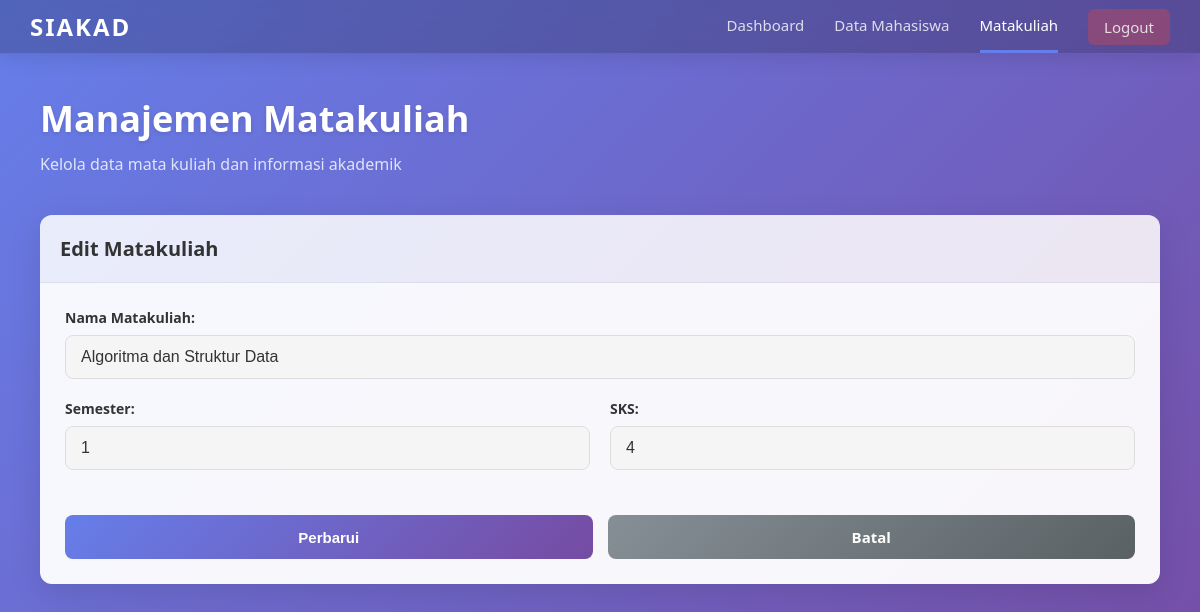
Screenshot of /matakuliah.php?action=edit&id=3 (signed in) with the database file from the repository.
### tables this page shows
CREATE TABLE `matakuliah` (
  `id_matkul` int(11) NOT NULL,
  `nama_matkul` varchar(100) NOT NULL,
  `semester` int(11) NOT NULL,
  `sks` int(11) NOT NULL,
  `created_at` timestamp NOT NULL DEFAULT current_timestamp()
);

### matakuliah.php (the view, shortened to what this page needs)
<?php
require_once 'config.php';
$action = isset($_GET['action']) ? $_GET['action'] : 'list';
$matakuliah_list = [];
$matakuliah_edit = null;
if ($action === 'edit' && isset($_GET['id'])) {
    $id_matkul = intval($_GET['id']);
    try {
        $stmt = $pdo->prepare("SELECT * FROM matakuliah WHERE id_matkul = ?");
        $stmt->execute([$id_matkul]);
        $matakuliah_edit = $stmt->fetch(PDO::FETCH_ASSOC);
    } catch (PDOException $e) {
        $message = "Error: " . $e->getMessage();
        $messageType = "error";
        $action = 'list';
    }
}
?>
<!DOCTYPE html>
<html lang="id">
<head>
    <link rel="stylesheet" href="style.css">
</head>
<body>
    <div class="main-container">
        <nav class="navbar">
            <div class="navbar-brand">
                <h2>SIAKAD</h2>
            </div>
            <div class="navbar-menu">
                <a href="dashboard.php" class="nav-link">Dashboard</a>
                <a href="mahasiswa.php" class="nav-link">Data Mahasiswa</a>
                <a href="matakuliah.php" class="nav-link active">Matakuliah</a>
                <a href="logout.php" class="nav-link logout">Logout</a>
            </div>
        </nav>
        <div class="content">
            <div class="page-header">
                <h1>Manajemen Matakuliah</h1>
                <p>Kelola data mata kuliah dan informasi akademik</p>
            </div>
            <?php if ($action === 'list'): ?>
                <div class="card">
                    <div class="card-header">
                        <h3>Daftar Matakuliah</h3>
                        <a href="matakuliah.php?action=add" class="btn btn-primary">+ Tambah Matakuliah</a>
                    </div>
                    <div class="card-body">
                        <?php if (count($matakuliah_list) > 0): ?>
                            <table class="table">
                                <thead>
                                    <tr>
                                        <th>No</th>
                                        <th>Nama Matakuliah</th>
                                        <th>Semester</th>
                                        <th>SKS</th>
                                        <th>Aksi</th>
                                    </tr>
                                </thead>
                                <tbody>
                                    <?php foreach ($matakuliah_list as $index => $matkul): ?>
                                        <tr>
                                            <td><?php echo $index + 1; ?></td>
                                            <td><?php echo htmlspecialchars($matkul['nama_matkul']); ?></td>
                                            <td><?php echo $matkul['semester']; ?></td>
                                            <td><?php echo $matkul['sks']; ?></td>
                                            <td class="action-cell">
                                                <a href="matakuliah.php?action=edit&id=<?php echo $matkul['id_matkul']; ?>" class="btn btn-sm btn-edit">Edit</a>
                                                <a href="matakuliah.php?action=delete&id=<?php echo $matkul['id_matkul']; ?>" class="btn btn-sm btn-delete" onclick="return confirm('Yakin ingin menghapus?')">Hapus</a>
                                            </td>
                                        </tr>
                                    <?php endforeach; ?>
                                </tbody>
                            </table>
                        <?php else: ?>
                            <p class="no-data">Tidak ada data matakuliah.</p>
                        <?php endif; ?>
                    </div>
                </div>
            <?php elseif ($action === 'edit' && $matakuliah_edit): ?>
                <div class="card">
                    <div class="card-header">
                        <h3>Edit Matakuliah</h3>
                    </div>
                    <div class="card-body">
                        <form action="matakuliah.php?action=edit" method="POST" class="form">
                            <div class="form-group">
                                <label for="nama_matkul">Nama Matakuliah:</label>
                                <input type="text" id="nama_matkul" name="nama_matkul" value="<?php echo htmlspecialchars($matakuliah_edit['nama_matkul']); ?>" required>
                            </div>
                            <div class="form-row">
                                <div class="form-group">
                                    <label for="semester">Semester:</label>
                                    <input type="number" id="semester" name="semester" value="<?php echo $matakuliah_edit['semester']; ?>" min="1" max="8" required>
                                </div>
                                <div class="form-group">
                                    <label for="sks">SKS:</label>
                                    <input type="number" id="sks" name="sks" value="<?php echo $matakuliah_edit['sks']; ?>" min="1" max="4" required>
                                </div>
                            </div>
                            <div class="form-actions">
                                <button type="submit" class="btn btn-primary">Perbarui</button>
                                <a href="matakuliah.php" class="btn btn-secondary">Batal</a>
                            </div>
                        </form>
                    </div>
                </div>
            <?php endif; ?>
        </div>
    </div>
</body>
</html>

### style.css (style rules this page uses)
* { margin: 0; padding: 0; box-sizing: border-box; }
body { font-family: 'Segoe UI', Tahoma, Geneva, Verdana, sans-serif; background: linear-gradient(135deg, #667eea 0%, #764ba2 100%); min-height: 100vh; color: #333; }
h1 { margin-bottom: 30px; color: #fff; font-size: 28px; font-weight: 300; text-shadow: 0 2px 4px rgba(0, 0, 0, 0.1); }
h2 { color: #fff; font-size: 24px; margin-bottom: 10px; }
h3 { color: #333; font-size: 18px; margin-bottom: 15px; font-weight: 600; }
.form-group { margin-bottom: 20px; text-align: left; }
label { display: block; margin-bottom: 8px; font-weight: 500; color: rgba(255, 255, 255, 0.9); font-size: 14px; }
input[type="text"], input[type="password"], input[type="email"], input[type="number"], select { width: 100%; padding: 12px 15px; border: 1px solid rgba(255, 255, 255, 0.3); border-radius: 8px; font-size: 16px; box-sizing: border-box; background: rgba(255, 255, 255, 0.2); color: #333; backdrop-filter: blur(5px); transition: all 0.3s ease; }
input[type="text"]::placeholder, input[type="password"]::placeholder, input[type="email"]::placeholder, input[type="number"]::placeholder { color: rgba(0, 0, 0, 0.5); }
.btn { padding: 12px 24px; background: linear-gradient(135deg, #667eea 0%, #764ba2 100%); color: white; border: none; border-radius: 8px; font-size: 15px; font-weight: 600; cursor: pointer; transition: all 0.3s ease; text-decoration: none; display: inline-block; text-align: center; }
.btn-primary { background: linear-gradient(135deg, #667eea 0%, #764ba2 100%); }
.btn-secondary { background: linear-gradient(135deg, #868f96 0%, #596164 100%); }
.main-container { display: flex; min-height: 100vh; flex-direction: column; }
.navbar { background: rgba(0, 0, 0, 0.2); backdrop-filter: blur(10px); padding: 0 30px; display: flex; justify-content: space-between; align-items: center; box-shadow: 0 4px 20px rgba(0, 0, 0, 0.1); border-bottom: 1px solid rgba(255, 255, 255, 0.1); }
.navbar-brand h2 { color: #fff; font-size: 24px; margin: 0; font-weight: 700; letter-spacing: 2px; }
.navbar-menu { display: flex; gap: 30px; align-items: center; }
.nav-link { color: rgba(255, 255, 255, 0.8); text-decoration: none; font-weight: 500; padding: 15px 0; border-bottom: 3px solid transparent; transition: all 0.3s ease; font-size: 15px; }
.nav-link.active { color: #fff; border-bottom-color: #667eea; }
.nav-link.logout { background: rgba(244, 67, 54, 0.3); padding: 8px 16px; border-radius: 6px; border-bottom: none; }
.content { flex: 1; padding: 40px; max-width: 1200px; width: 100%; margin: 0 auto; }
.page-header { margin-bottom: 40px; color: #fff; }
.page-header h1 { font-size: 36px; margin-bottom: 10px; font-weight: 600; }
.page-header p { font-size: 16px; color: rgba(255, 255, 255, 0.8); }
.card { background: rgba(255, 255, 255, 0.95); border-radius: 12px; box-shadow: 0 8px 32px rgba(0, 0, 0, 0.1); overflow: hidden; margin-bottom: 20px; transition: transform 0.3s ease, box-shadow 0.3s ease; }
.card-header { padding: 20px; background: linear-gradient(135deg, rgba(102, 126, 234, 0.1), rgba(118, 75, 162, 0.1)); border-bottom: 1px solid rgba(0, 0, 0, 0.05); display: flex; justify-content: space-between; align-items: center; }
.card-header h3 { margin: 0; color: #333; font-size: 20px; }
.card-body { padding: 25px; }
.form { display: flex; flex-direction: column; }
.form-row { display: grid; grid-template-columns: 1fr 1fr; gap: 20px; }
.form-group { margin-bottom: 20px; }
.form-group label { color: #333; font-weight: 600; margin-bottom: 8px; }
.form-group input, .form-group select { background: #f5f5f5; border: 1px solid #ddd; color: #333; }
.form-actions { display: flex; gap: 15px; margin-top: 25px; }
.form-actions .btn { flex: 1; text-align: center; }

### rows the page displays
matakuliah: nama_matkul "Algoritma dan Struktur Data", semester "1", sks "4"
